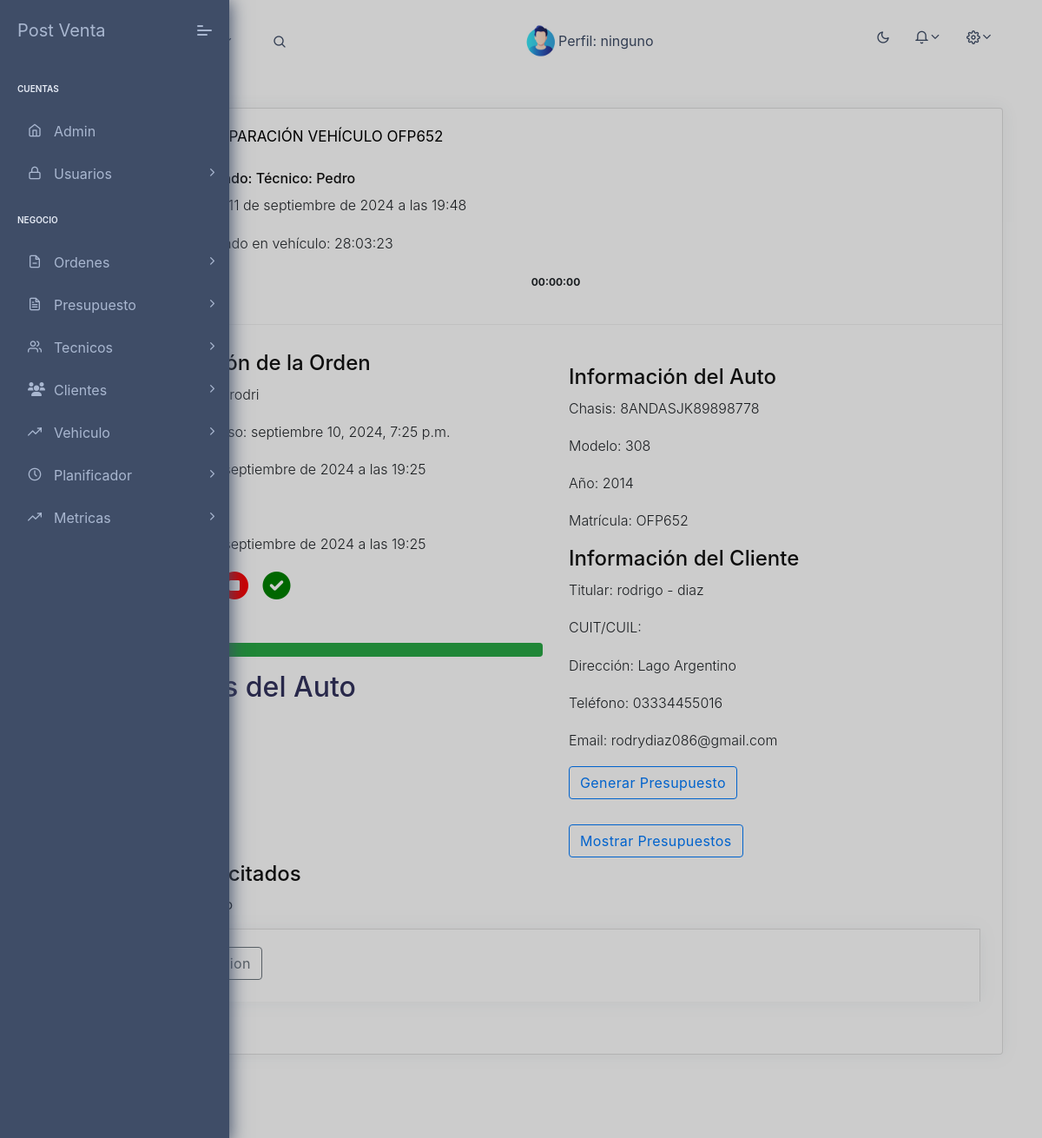
The page /orden/240 (signed in) on the database its author committed.
### base/models.py (models this page shows, shortened)
class Orden(models.Model):
    usuario = models.ForeignKey(User, on_delete=models.CASCADE, null=True, blank=True)
    id = models.AutoField(primary_key=True)
    intervencion = models.TextField(blank=True, null=True)
    modifacado = models.DateTimeField(auto_now=True)
    entrega = models.DateTimeField(auto_now_add=False, default=None, null=True, blank=True)
    mano_de_obra = models.DecimalField(max_digits=10, decimal_places=2, null=True, blank=True)
    estado = models.CharField(choices=ESTADO_ORDEN, null=False, blank=False, max_length=20, default='pendiente')
    fecha_creacion = models.DateTimeField(auto_now_add=True)
    fecha_inicio = models.DateTimeField(null=True, blank=True)
    fecha_finalizacion = models.DateTimeField(null=True, blank=True)
    km = models.IntegerField(null=True, blank=True)
    tecnico = models.ForeignKey(Tecnico, on_delete=models.SET_NULL, null=True, blank=True)
    hora_asignada = models.TimeField(null=True, blank=True)
    hora_inicio = models.DateTimeField(null=True, blank=True)
    hora_final = models.DateTimeField(null=True, blank=True)
    tiempo_total = models.DurationField(null=True, blank=True, default=timedelta)
    timer_running = models.BooleanField(default=False)
    progreso = models.FloatField(default=0)
    auto = models.ForeignKey(Auto, on_delete=models.CASCADE, null=True, blank=True)  # Cambio aquí
    class Meta:
        verbose_name = 'Orden'
        verbose_name_plural = 'Ordenes'
    def __str__(self):
        return f'{self.auto}'

class Auto(models.Model):
    cliente = models.ForeignKey(Cliente, on_delete=models.CASCADE, related_name='autos')
    matricula = models.CharField(max_length=15, unique=True)  # Asegurarse de que la matrícula sea única
    vehiculo = models.CharField(choices=MODELO_VEHICULO, max_length=20, default='seleccione un modelo')
    chasis = models.CharField(max_length=16, unique=True)
    anio = models.IntegerField(null=True, blank=True)
    class Meta:
        verbose_name = 'Auto'
        verbose_name_plural = 'Autos'
    def __str__(self):
        return f'{self.matricula}'

class Tecnico(models.Model):
    user = models.OneToOneField(User, on_delete=models.CASCADE)
    def __str__(self):
        return f'Técnico: {self.user.username}'

class Cliente(models.Model):
    usuario = models.ForeignKey(User, on_delete=models.CASCADE,
                                null=True,
                                blank=True)
    nombre = models.CharField(max_length=15)
    apellido = models.CharField(max_length=15)
    dni = models.CharField(max_length=15, unique=True)
    telefono = models.CharField(max_length=15, unique=True)
    email = models.EmailField(max_length=30, unique=True)
    direccion = models.CharField(max_length=15)
    vehiculo = models.CharField(choices=MODELO_VEHICULO, null=False, blank=False, max_length=20, default='seleccione '
                                                                                                         'un modelo')
    provincia = models.CharField(max_length=15, null=True, blank=True)
    localidad = models.CharField(max_length=15, null=True, blank=True)
    class Meta:
        verbose_name = 'Cliente'
        verbose_name_plural = 'Clientes'
    def __str__(self):
        return f'{self.nombre} - {self.apellido}'

### base/views.py (the view, shortened to what this page needs)
# urls.py: path('orden/<int:pk>', DetalleOrden.as_view(), name='orden'),
class DetalleOrden(LoginRequiredMixin, DetailView):
    model = Orden
    context_object_name = 'orden'
    template_name = 'orden/orden.html'
    def get_context_data(self, **kwargs):
        user = self.request.user
        context = super().get_context_data(**kwargs)
        context['auto'] = Auto.objects.all()
        context['orden'] = self.get_object()
        context['presupuestos'] = Presupuesto.objects.filter(orden=self.get_object()).order_by('-fecha_creacion')
        context['clientes'] = Cliente.objects.all()
        context['items_solicitados'] = ItemSolicitado.objects.filter(orden=self.get_object())
        context['user_role'] = user.get_role
        return context

### base/models.py (called while the page is built)
def get_user_role(user):
    if hasattr(user, 'tecnico'):
        return 'tecnico'
    elif hasattr(user, 'recepcionista'):
        return 'recepcionista'
    elif hasattr(user, 'planificador'):
        return 'planificador'
    return 'ninguno'

### base/templatetags/custom_filters.py (called while the page is built)
@register.filter
def format_timedelta(value):
    if not value:
        return '00:00:00'
    total_segundos = value.total_seconds()
    horas = int(total_segundos // 3600)
    minutos = int((total_segundos % 3600) // 60)
    segundos = int(total_segundos % 60)
    return f"{horas:02}:{minutos:02}:{segundos:02}"

### base/templates/orden/orden.html (shortened to what this page needs)
{% extends "base.html" %}
{% load custom_filters %}
{% load static %}
{% block content %}
    <div class="col-sm-12">
    <div class="card">
        <div class="card-header">
            <h5>ORDEN DE REPARACIÓN VEHÍCULO {{ orden.vehiculo }} {{ orden }} </h5>
            <h6>ID: {{ orden.id }} </h6>
            <h6>Tecnico asigando: {{ orden.tecnico}} </h6>
            <p >Hora de inicio: {{ orden.hora_inicio }}</p>
          <p id="tiempo-total">Tiempo empleado en vehículo: {{ orden.tiempo_total|format_timedelta }}</p>
            <p class="text-center"><span id="reloj" class="badge bg-outline-secondary">00:00:00</span></p>
        </div>
        <div class="card-body">
            <div class="row">
                <div class="col-md-6">
                    <h4>Información de la Orden</h4>
                    <p>Recepcionista: {{ orden.usuario }}</p>
                    <p>Fecha de Ingreso: {{ orden.fecha_creacion|date:"F j, Y, P" }}</p>
                    <p>Entrega: {{ orden.entrega }}</p>
                    <p>KM: {{ orden.km }}</p>
                    <p>Entrega: {{ orden.entrega }}</p>
                    <form id="temporizador-form">
                        <button class="fas fa-stop-circle" style="font-size: 32px; color: red; border: none; background: white;" type="button" id="detener"></button>
                        <button class="fas fa-check-circle" style="font-size: 32px; color: green; border: none; background: white;" type="button" id="finalizar"></button>
                    </form>
                    <br>
                    <div>
                        <div>
                            <span class="mr-2" id="progress-percent">0%</span>
                            <div class="progress">
                                <div id="progress-bar" class="progress-bar bg-danger" role="progressbar" aria-valuenow="0" aria-valuemin="0" aria-valuemax="100" style="width: 0%;"></div>
                            </div>
                        </div>
                    </div>
                    <h2>Detalles del Auto</h2>
                </div>
                        <div class="col-sm-12 col-md-4 mt-3">
            <div id="autoInfo">
                <h4>Información del Auto</h4>
                <p>Chasis: <span>{{orden.auto.chasis}}</span></p>
                <p>Modelo: <span>{{orden.auto.vehiculo}}</span></p>
                <p>Año: <span>{{orden.auto.anio}}</span></p>
                <p>Matrícula: <span>{{orden.auto.matricula}}</span></p>
            </div>
            <div id="clienteInfo" class="mt-3">
                <h4>Información del Cliente</h4>
                <p>Titular: <span>{{orden.auto.cliente}}</span></p>
                <p>CUIT/CUIL: </p>
                <p>Dirección: <span >{{orden.auto.cliente.direccion}}</span></p>
                <p>Teléfono: <span >{{orden.auto.cliente.telefono}}</span></p>
                <p>Email: <span >{{orden.auto.cliente.email}}</span></p>
            </div>
                    <a href="{% url 'crear-presupuesto' orden_id=orden.id %}" class="btn btn-outline-primary">Generar Presupuesto</a>
                    <br><br>
                    <button type="button" class="btn btn-outline-primary" id="togglePresupuestosBtn">Mostrar Presupuestos</button>
                </div>
                <div class="col-md-12">
                    <h4>Ítems Solicitados</h4>
                    {% if items_solicitados %}
                        <ul id="items-list">
                            {% for item in items_solicitados %}
                                <li>
                                </li>
                            {% endfor %}
                        </ul>
                    {% else %}
                        <p>No hay ítems solicitados para esta orden.</p>
                    {% endif %}
                </div>
                <div class="col-md-12">
                 <div class="accordion" id="accordionExample">
                        <div class="card">
                            <div class="card-header" id="headingOne">
                                <button class="btn btn-outline-secondary" type="button" data-toggle="collapse" data-target="#collapseOne" aria-expanded="true" aria-controls="collapseOne">
                                </button>
                            </div>
                        </div>
                    </div>
                </div>
            </div>
        </div>
    </div>
    <a href="{% url 'index' %}" class="btn btn-primary">&#x1F860; Volver</a>
</div>
{% endblock %}

### base/templates/orden/orden.html (style rules this page uses)
.bg-success { background-color: #28a745; }

### rows shown on the page
Orden: auto.matricula "OFP652", tecnico "Técnico: Pedro", hora_inicio "11 de septiembre de 2024 a las 19:48", tiempo_total "28:03:23", usuario "rodri", fecha_creacion "septiembre 10, 2024, 7:25 p.m.", entrega "11 de septiembre de 2024 a las 19:25", auto.chasis "8ANDASJK89898778", auto.vehiculo "308", auto.anio "2014", auto.cliente "rodrigo - diaz", auto.cliente.direccion "Lago Argentino", auto.cliente.telefono "03334455016", auto.cliente.email "rodrydiaz086@gmail.com"

### other values the page prints
{{ user_role }} "ninguno"
